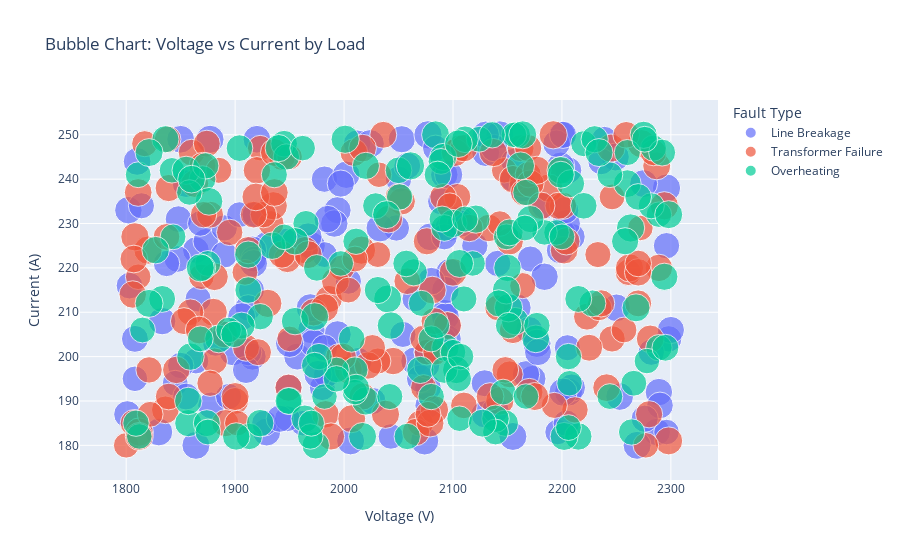

Notebook code cell kept with this figure:
### Code cell
fig = px.scatter(df, x='Voltage (V)', y='Current (A)', size='Power Load (MW)', color='Fault Type',
                 title='Bubble Chart: Voltage vs Current by Load')
fig.show()

### Figure 1 — Plotly figure (JSON) as saved in the notebook; plotly's stock layout.template omitted (floating-point values rounded to 4 significant figures; data arrays with more than 128 entries replaced by an {"elided": "..."} marker saying what was removed)
{"data": [{"hovertemplate": "Fault Type=Line Breakage<br>Voltage (V)=%{x}<br>Current (A)=%{y}<br>Power Load (MW)=%{marker.size}<extra></extra>", "legendgroup": "Line Breakage", "marker": {"color": "#636efa", "size": {"elided": "164 int values"}, "sizemode": "area", "sizeref": 0.1375, "symbol": "circle"}, "mode": "markers", "name": "Line Breakage", "orientation": "v", "showlegend": true, "type": "scatter", "x": {"elided": "164 int values"}, "xaxis": "x", "y": {"elided": "164 int values"}, "yaxis": "y"}, {"hovertemplate": "Fault Type=Transformer Failure<br>Voltage (V)=%{x}<br>Current (A)=%{y}<br>Power Load (MW)=%{marker.size}<extra></extra>", "legendgroup": "Transformer Failure", "marker": {"color": "#EF553B", "size": {"elided": "171 int values"}, "sizemode": "area", "sizeref": 0.1375, "symbol": "circle"}, "mode": "markers", "name": "Transformer Failure", "orientation": "v", "showlegend": true, "type": "scatter", "x": {"elided": "171 int values"}, "xaxis": "x", "y": {"elided": "171 int values"}, "yaxis": "y"}, {"hovertemplate": "Fault Type=Overheating<br>Voltage (V)=%{x}<br>Current (A)=%{y}<br>Power Load (MW)=%{marker.size}<extra></extra>", "legendgroup": "Overheating", "marker": {"color": "#00cc96", "size": {"elided": "171 int values"}, "sizemode": "area", "sizeref": 0.1375, "symbol": "circle"}, "mode": "markers", "name": "Overheating", "orientation": "v", "showlegend": true, "type": "scatter", "x": {"elided": "171 int values"}, "xaxis": "x", "y": {"elided": "171 int values"}, "yaxis": "y"}], "layout": {"legend": {"itemsizing": "constant", "title": {"text": "Fault Type"}, "tracegroupgap": 0}, "title": {"text": "Bubble Chart: Voltage vs Current by Load"}, "xaxis": {"anchor": "y", "domain": [0, 1], "title": {"text": "Voltage (V)"}}, "yaxis": {"anchor": "x", "domain": [0, 1], "title": {"text": "Current (A)"}}}}
